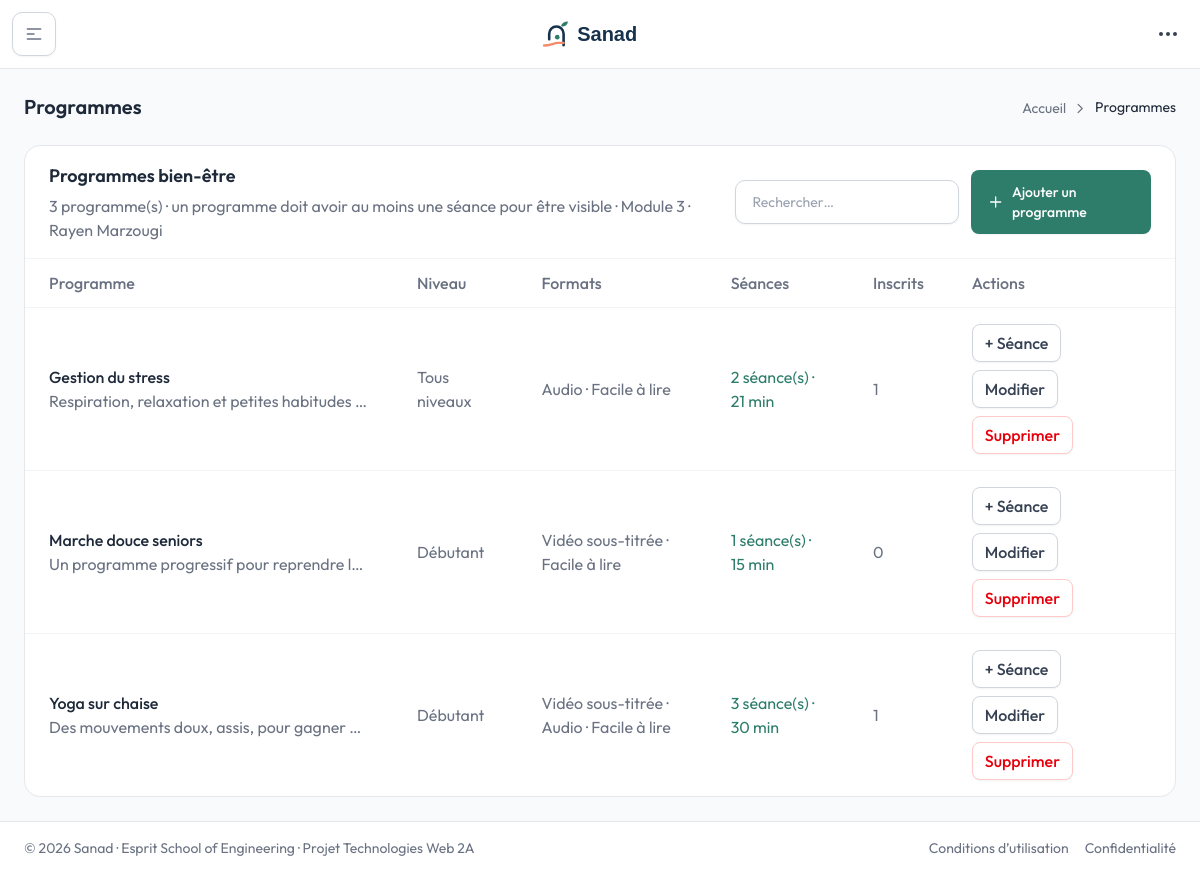
Screenshot of /backoffice/index.php?page=programmes (signed in) with the database file from the repository.
### tables this page shows
CREATE TABLE programme (
  id INT AUTO_INCREMENT PRIMARY KEY,
  titre VARCHAR(100) NOT NULL,
  description TEXT NOT NULL,
  niveau ENUM('Débutant','Intermédiaire','Tous niveaux') NOT NULL DEFAULT 'Tous niveaux',
  formats VARCHAR(50) NOT NULL DEFAULT ''
);

### backoffice/Controllers/Controller.php (called while the page is built, shortened)
<?php
abstract class Controller
{
    protected function render(string $view, array $data = [], ?string $scriptsView = null): void
    {
        $content      = $this->capture(__DIR__ . '/../Views/' . $view . '.php', $data);
        require_once __DIR__ . '/../Views/includes/layout.php';
    }
    protected function capture(string $file, array $data = []): string
    {
        extract($data);
        require $file;
        return (string) ob_get_clean();
    }
}

### backoffice/Controllers/ProgrammeController.php (called while the page is built, shortened)
<?php
class ProgrammeController extends Controller
{
    private PDO $db;
    public function __construct()
    {
        $this->db = Database::getConnexion();
    }
    public function index(): void
    {
        $q = trim((string) ($_GET['q'] ?? ''));
        $sql = 'SELECT pr.*,
                       (SELECT COUNT(*) FROM seance s WHERE s.programmeId = pr.id) AS nbSeances,
                       (SELECT COALESCE(SUM(s.dureeMin), 0) FROM seance s WHERE s.programmeId = pr.id) AS dureeTotale,
                       (SELECT COUNT(*) FROM inscription i WHERE i.programmeId = pr.id) AS nbInscrits
                  FROM programme pr';
        $params = [];
        $stmt = $this->db->prepare($sql . ' ORDER BY pr.titre');
        $stmt->execute($params);
        $lignes = array_map(fn($r) => ['programme' => Programme::fromArray($r), 'nbSeances' => (int) $r['nbSeances'],
            'duree' => (int) $r['dureeTotale'], 'nbInscrits' => (int) $r['nbInscrits']], $stmt->fetchAll());
        $this->render('programmes', ['lignes' => $lignes, 'q' => $q, 'csrfToken' => $this->csrf(), 'flash' => AuthController::prendreFlash()]);
    }
}

### backoffice/index.php (called while the page is built, shortened)
<?php
require_once __DIR__ . '/config.php';
require_once __DIR__ . '/Controllers/Controller.php';
require_once __DIR__ . '/Views/includes/helpers.php';
$page = (string) ($_GET['page'] ?? 'dashboard');
[$controller, $action] = $routes[$page];
(new $controller())->$action();

### backoffice/config.php (called while the page is built, shortened)
<?php
class Database
{
    private static ?PDO $pdo = null;
    public static function getConnexion(): PDO
    {
        if (self::$pdo === null) {
            try {
                self::$pdo = new PDO(
                    'mysql:host=' . self::HOST . ';dbname=' . self::DBNAME . ';charset=utf8mb4',
                    self::USER,
                    self::PASSWORD,
                    [
                        PDO::ATTR_ERRMODE            => PDO::ERRMODE_EXCEPTION,
                        PDO::ATTR_DEFAULT_FETCH_MODE => PDO::FETCH_ASSOC,
                        PDO::ATTR_EMULATE_PREPARES   => false,
                    ]
                );
            } catch (PDOException $e) {
                error_log($e->getMessage());
                http_response_code(500);
                die('Erreur : connexion à la base de données impossible. Vérifiez config.php et que MySQL est démarré.');
            }
        }
        return self::$pdo;
    }
}
if (!function_exists('e')) {
    function e($value): string
    {
        return htmlspecialchars((string) ($value ?? ''), ENT_QUOTES, 'UTF-8');
    }
}

### backoffice/Models/Programme.php (called while the page is built, shortened)
<?php
class Programme
{
    private ?int $id = null;
    private ?string $titre = null;
    private ?string $description = null;
    private ?string $niveau = null;
    private ?string $formats = null;
    public static function fromArray(array $row): self
    {
        $o = new self();
        foreach ($row as $key => $value) {
            if (property_exists($o, $key) && $value !== null) {
                $o->$key = $value;
            }
        }
        return $o;
    }
    public function getId(): ?int
    {
        return $this->id;
    }
    public function getTitre(): ?string
    {
        return $this->titre;
    }
    public function getDescription(): ?string
    {
        return $this->description;
    }
    public function getNiveau(): ?string
    {
        return $this->niveau;
    }
    public function getListeFormats(): array
    {
        $cles = array_filter(explode(',', (string) $this->formats));
        return array_values(array_intersect_key(self::FORMATS, array_flip($cles)));
    }
}

### backoffice/Views/programmes.php (the view, shortened to what this page needs)
<?php
$td = CLASSE_CELLULE;
?>
<?= filAriane('Programmes') ?>
<div class="rounded-2xl border border-gray-200 bg-white dark:border-gray-800 dark:bg-white/3">
  <?= enteteListe('Programmes bien-être', count($lignes) . ' programme(s) · un programme doit avoir au moins une séance pour être visible · Module 3 · Rayen Marzougi', 'programmes', $q, 'index.php?page=programme-form', 'Ajouter un programme') ?>
  <?= debutTableau(['Programme', 'Niveau', 'Formats', 'Séances', 'Inscrits', 'Actions']) ?>
    <?php foreach ($lignes as $ligne): $p = $ligne['programme']; ?>
      <tr class="transition hover:bg-gray-50/50 dark:hover:bg-white/2">
        <td class="<?= $td ?>"><span class="block font-medium text-gray-800 dark:text-white/90"><?= e($p->getTitre()) ?></span><span class="block max-w-xs truncate text-theme-xs"><?= e($p->getDescription()) ?></span></td>
        <td class="<?= $td ?>"><?= e($p->getNiveau()) ?></td>
        <td class="<?= $td ?>"><?= e(implode(' · ', $p->getListeFormats())) ?></td>
        <td class="<?= $td ?>"><?php if ($ligne['nbSeances']): ?><a class="text-brand-500 hover:underline" href="index.php?page=seances&amp;programme=<?= (int) $p->getId() ?>"><?= (int) $ligne['nbSeances'] ?> séance(s) · <?= (int) $ligne['duree'] ?> min</a><?php else: ?><?= badge('Aucune séance : invisible', 'orange') ?><?php endif; ?></td>
        <td class="<?= $td ?>"><?= (int) $ligne['nbInscrits'] ?></td>
        <td class="<?= $td ?>"><div class="flex flex-wrap items-center gap-2">
          <a href="index.php?page=seance-form&amp;programme=<?= (int) $p->getId() ?>" class="inline-flex items-center rounded-lg border border-gray-300 bg-white px-3 py-1.5 text-theme-xs font-medium text-gray-700 shadow-theme-xs hover:bg-gray-50 dark:border-gray-700 dark:bg-gray-800 dark:text-gray-300">+ Séance</a>
          <?= boutonModifier('index.php?page=programme-edit&id=' . (int) $p->getId()) ?>
          <?= boutonAction('index.php?page=programme-delete', (int) $p->getId(), $csrfToken, 'Supprimer', 'danger', 'Supprimer « ' . $p->getTitre() . ' », ses séances et ses inscriptions ?') ?>
        </div></td>
      </tr>
    <?php endforeach; ?>
  <?= finTableau(count($lignes), 6, 'Aucun programme.') ?>
</div>

### backoffice/Views/includes/helpers.php (shortened to what this page needs)
<?php
function filAriane(string $titre, array $liens = []): string
{
    $fleche = '<svg class="stroke-current" width="17" height="16" viewBox="0 0 17 16" fill="none"><path d="M6.0765 12.667L10.2432 8.50033L6.0765 4.33366" stroke="" stroke-width="1.2" stroke-linecap="round" stroke-linejoin="round" /></svg>';
    $html = '<div class="mb-6 flex flex-wrap items-center justify-between gap-3"><h2 class="text-xl font-semibold text-gray-800 dark:text-white/90">' . e($titre) . '</h2><nav><ol class="flex items-center gap-1.5">';
    $html .= '<li><a class="inline-flex items-center gap-1.5 text-sm text-gray-500 dark:text-gray-400" href="index.php?page=dashboard">Accueil ' . $fleche . '</a></li>';
    return $html . '<li class="text-sm text-gray-800 dark:text-white/90">' . e($titre) . '</li></ol></nav></div>';
}
function boutonModifier(string $url): string
{
    return '<a href="' . e($url) . '" class="inline-flex items-center rounded-lg border border-gray-300 bg-white px-3 py-1.5 text-theme-xs font-medium text-gray-700 shadow-theme-xs hover:bg-gray-50 dark:border-gray-700 dark:bg-gray-800 dark:text-gray-300">Modifier</a>';
}
function boutonAction(string $action, int $id, string $csrf, string $libelle, string $style = 'neutre', string $confirm = '', array $extra = []): string
{
    $styles = [
        'danger' => 'border-red-200 text-red-600 hover:bg-red-50 dark:border-red-500/30 dark:text-red-400',
        'succes' => 'border-green-200 text-green-700 hover:bg-green-50 dark:border-green-500/30 dark:text-green-400',
        'neutre' => 'border-gray-300 text-gray-700 hover:bg-gray-50 dark:border-gray-700 dark:text-gray-300',
    ];
    $html = '<form action="' . e($action) . '" method="post"' . ($confirm !== '' ? ' data-confirm="' . e($confirm) . '"' : '') . '>'
        . '<input type="hidden" name="csrf_token" value="' . e($csrf) . '" /><input type="hidden" name="id" value="' . $id . '" />';
    return $html . '<button type="submit" class="inline-flex items-center rounded-lg border bg-white px-3 py-1.5 text-theme-xs font-medium shadow-theme-xs dark:bg-transparent '
        . ($styles[$style] ?? $styles['neutre']) . '">' . e($libelle) . '</button></form>';
}
function enteteListe(string $titre, string $sousTitre, string $page, ?string $q = null, string $lienAjout = '', string $libelleAjout = 'Ajouter'): string
{
    $html = '<div class="flex flex-col gap-4 px-5 py-4 sm:flex-row sm:items-center sm:justify-between sm:px-6"><div>'
        . '<h3 class="text-lg font-semibold text-gray-800 dark:text-white/90">' . e($titre) . '</h3>'
        . '<p class="mt-1 text-theme-sm text-gray-500 dark:text-gray-400">' . e($sousTitre) . '</p></div>'
        . '<div class="flex flex-col gap-3 sm:flex-row sm:items-center">';
    if ($q !== null) {
        $html .= '<form action="index.php" method="get" class="w-full sm:w-64"><input type="hidden" name="page" value="' . e($page) . '" />'
            . '<input type="search" name="q" value="' . e($q) . '" maxlength="100" placeholder="Rechercher…" aria-label="Rechercher" class="' . CLASSE_CHAMP . '" /></form>';
    }
    if ($lienAjout !== '') {
        $html .= '<a href="' . e($lienAjout) . '" class="inline-flex items-center justify-center gap-2 rounded-lg bg-brand-500 px-4 py-3 text-sm font-medium text-white shadow-theme-xs transition hover:bg-brand-600">'
            . '<svg width="20" height="20" viewBox="0 0 20 20" fill="none"><path d="M10 4.167v11.666M4.167 10h11.666" stroke="currentColor" stroke-width="1.5" stroke-linecap="round"/></svg>' . e($libelleAjout) . '</a>';
    }
    return $html . '</div></div>';
}
function debutTableau(array $colonnes): string
{
    $html = '<div class="max-w-full overflow-x-auto border-t border-gray-100 dark:border-gray-800"><table class="min-w-full"><thead class="border-b border-gray-100 dark:border-white/5"><tr>';
    foreach ($colonnes as $c) {
        $html .= '<th class="px-5 py-3 text-start text-theme-xs font-medium text-gray-500 sm:px-6 dark:text-gray-400">' . e($c) . '</th>';
    }
    return $html . '</tr></thead><tbody class="divide-y divide-gray-100 dark:divide-white/5">';
}
function finTableau(int $nbLignes, int $nbColonnes, string $vide = 'Aucun élément pour le moment.'): string
{
    $html = $nbLignes === 0 ? '<tr><td colspan="' . $nbColonnes . '" class="px-5 py-10 text-center text-theme-sm text-gray-500 sm:px-6 dark:text-gray-400">' . e($vide) . '</td></tr>' : '';
    return $html . '</tbody></table></div>';
}

### rows the page displays
programme: titre "Gestion du stress", description "Respiration, relaxation et petites habitudes…", niveau "Tous niveaux", formats "Audio · Facile à lire", nbSeances "2", duree "21", nbInscrits "1"
programme: titre "Marche douce seniors", description "Un programme progressif pour reprendre l…", niveau "Débutant", formats "Vidéo sous-titrée · Facile à lire", nbSeances "1", duree "15", nbInscrits "0"
programme: titre "Yoga sur chaise", description "Des mouvements doux, assis, pour gagner…", niveau "Débutant", formats "Vidéo sous-titrée · Audio · Facile à lire", nbSeances "3", duree "30", nbInscrits "1"

### other values shown
$titre "Programmes"
$titre "Programmes bien-être"
$sousTitre "3 programme(s) · un programme doit avoir au moins une séance pour être visible · Module 3 · Rayen Marzougi"
$libelleAjout "Ajouter un programme"
$c "Programme"
$c "Niveau"
$c "Formats"
$c "Séances"
$c "Inscrits"
$c "Actions"
